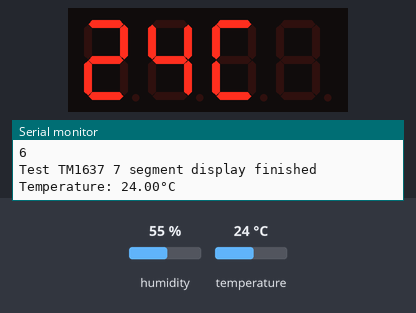
This sketch was run on a simulated Arduino Uno, built with avr-gcc and run on an emulated ATmega328P. Parts: 4-digit seven-segment display, the last lines printed to the serial monitor. The test bench sets the inputs (shaded band); at power-on: humidity 55 %, temperature 24 °C.

Above: at 5.4 s.
5.5 s: humidity set to 22 %
At 13.0 s:
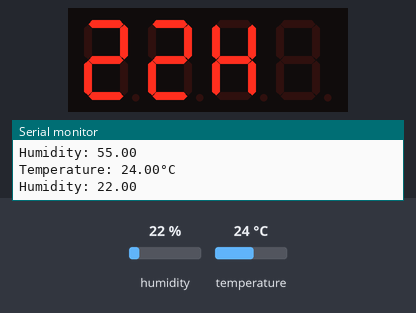
16.4 s: temperature set to 12 °C
At 21.1 s:
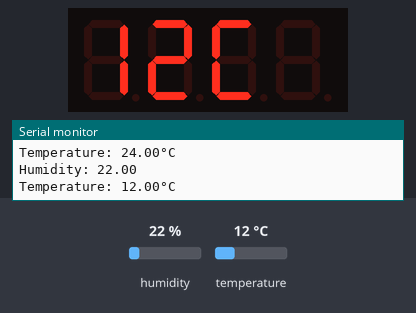
23.4 s: humidity set to 40 %
At 27.6 s:
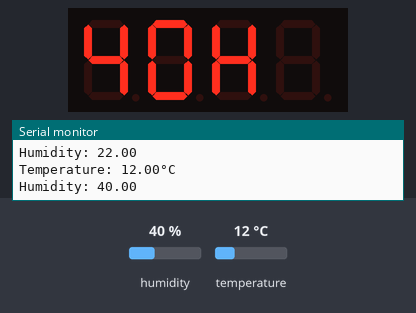
31.5 s: temperature set to 19 °C
At 35.7 s:
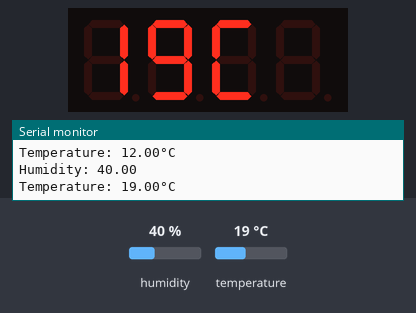
Timing chart, 0 to 37.2 s (numbered marks = the images above; inputs shaded):
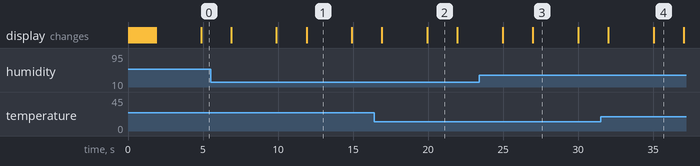

The sketch:

TempAndHumidityDisplay.ino
```cpp
#include <SevenSegmentTM1637.h>
#include <SevenSegmentExtended.h>
#include "DHT.h"      // DHT11 Temp and relative humidity sensor

const uint8_t TM1637_CLK_PIN  = 4;
const uint8_t TM1637_DATA_PIN = 3;

const uint8_t DHT11_PIN = 5;

#define DHT_TYPE DHT11

const uint8_t DISPLAY_BRIGHTNESS = 30;
uint16_t dht11_error_counter = 0;

SevenSegmentExtended    display(TM1637_CLK_PIN, TM1637_DATA_PIN);
DHT                   dht(DHT11_PIN, DHT_TYPE);

void init_Serial()
{
  Serial.begin(9600);
}

void init_TM1637_display()
{
  Serial.println("Test TM1637 7 segment display");
  display.begin();            // initializes the display
  display.setBacklight(DISPLAY_BRIGHTNESS);
  display.print("INIT");

  uint8_t tm1637_test_command[4];

  tm1637_test_command[0] = B00000000;
  tm1637_test_command[1] = B00000000;
  tm1637_test_command[2] = B00000000;
  tm1637_test_command[3] = B00000000;

  for( uint8_t rounds = 0; rounds < 7; ++rounds )
  {
     Serial.println(rounds);

     tm1637_test_command[0] |= B00000001 << rounds;
     tm1637_test_command[1] |= B00000001 << rounds;
     tm1637_test_command[2] |= B00000001 << rounds;
     tm1637_test_command[3] |= B00000001 << rounds;

    display.printRaw(tm1637_test_command);

    delay(100);
  }

  // colon
  tm1637_test_command[0] = B00000000;
  tm1637_test_command[1] = B10000000;
  tm1637_test_command[2] = B00000000;
  tm1637_test_command[3] = B00000000;

  display.printRaw(tm1637_test_command);
  delay(100);
  Serial.println("Test TM1637 7 segment display finished");
  display.clear();
}

void init_DHT11M_sensor()
{
  dht.begin();
}

void setup() {
  // put your setup code here, to run once:
  init_Serial();
  init_TM1637_display();
  init_DHT11M_sensor();
}

void loop() {
  delay(2000);
  // Reading temperature or humidity takes about 250 milliseconds!
  // Sensor readings may also be up to 2 seconds 'old' (its a very slow sensor)
  float humidity = dht.readHumidity();

  delay(1000);
  // Read temperature as Celsius (the default)
  float temperature = dht.readTemperature();

  String output;

  // Check if any reads failed and exit early (to try again).
  if (isnan(humidity) || isnan(temperature)) {
    Serial.println(F("Failed to read from DHT sensor!"));
    ++dht11_error_counter;
    Serial.print(F("Error counter: "));
    Serial.println(dht11_error_counter);
  }
  else
  {
    output = String(static_cast<uint8_t>(temperature));
    output += "C";

    display.clear();
    display.print( output );

    Serial.print(F("Temperature: "));
    Serial.print(temperature);
    Serial.print(F("°C "));
    Serial.print("\n");

    delay(2000);

    output = String(static_cast<uint8_t>(humidity));
    output += "H";

    display.clear();
    display.print( output );

    Serial.print(F("Humidity: "));
    Serial.print(humidity);
    Serial.print("\n");
    // delay(2000);
  }

}
```

Measured:
- after the input at 5.5 s, the display: first differs from a run without the input after 6.4 s (image 1)
- after the input at 16.4 s, the display: first differs from a run without the input after 3.6 s (image 2)
- after the input at 23.4 s, the display: first differs from a run without the input after 3.6 s (image 3)
- after the input at 31.5 s, the display: first differs from a run without the input after 3.5 s (image 4)
- what the display in image 1 shows lasts 3.0 s, from 11.9 s to 14.9 s
- what the display in image 2 shows lasts 2.0 s, from 20.0 s to 22.0 s
